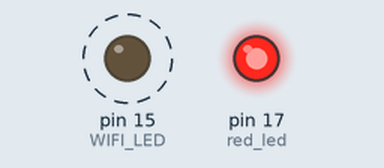
This program was run on a simulated MicroPython board. Shown: output pins drawn as LEDs (lit = HIGH). Dashed ring = blinking. WiFi joins after 1.5 s; no MQTT or app messages arrive unless stated; the clock reads 2024-03-15 10:24:30 at power-on unless the program sets it; what the program prints to the serial console is not drawn.

Above: at 0.15 s.
Timing chart, 0 to 3.0 s (numbered marks = the images above):
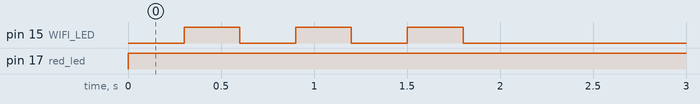

The program:

main_example.py
```python
from umqtt.simple import MQTTClient
from machine import Pin,Timer
from micropython import const
import wifi
import time
import machine,ubinascii

LED_RED_PIN = const(17)
red_led = Pin(LED_RED_PIN,Pin.OUT,value=1)

WIFI_NAME = "5a410"
PASSWORD = ""

TOPIC = b"/zucctjz/msgtest"
MSG = "Hello,Python!"

MQTT_SERVER = "mq.tongxinmao.com"
MQTT_PORT = 18830
CLIENT_ID = ubinascii.hexlify(machine.unique_id())

def timer(tim):
    client.check_msg()

def callback(topic,msg):
    if msg.decode("utf-8") is "on":
        red_led.value(0)
    elif msg.decode("utf-8") is "off":
        red_led.value(1)

print(CLIENT_ID)
if wifi.WIFI_connect(WIFI_NAME,PASSWORD):
    client = MQTTClient(CLIENT_ID,MQTT_SERVER,MQTT_PORT)
    client.set_callback(callback)
    client.connect()
    client.subscribe(TOPIC)

    tim = Timer(-1)
    tim.init(period=500,mode=Timer.PERIODIC,callback=timer)
```

wifi.py
```python
import network,time
from machine import Pin

WIFI_LED_PIN = 15

def WIFI_connect(name,password):
    WIFI_LED = Pin(WIFI_LED_PIN,Pin.OUT)

    wlan = network.WLAN(network.STA_IF)
    wlan.active(True)
    start_time = time.time()

    if not wlan.isconnected():
        print("connecting to network~")
        wlan.connect(name,password)

        while not wlan.isconnected():
            WIFI_LED.value(0)
            time.sleep_ms(300)
            WIFI_LED.value(1)
            time.sleep_ms(300)

            if time.time() - start_time >=15:
                print("connected failed.")
                break


    if wlan.isconnected():
        WIFI_LED.value(0);
        print("WIFI is connected! info:",wlan.ifconfig())
        return True

    return False
```

Measured:
- by itself, pin 15 (WIFI_LED): alternates HIGH for 0.30 s and LOW for 0.30 s, 6 changes in all, then stays LOW
- by itself, pin 17 (red_led): LOW → HIGH at 0.00 s
